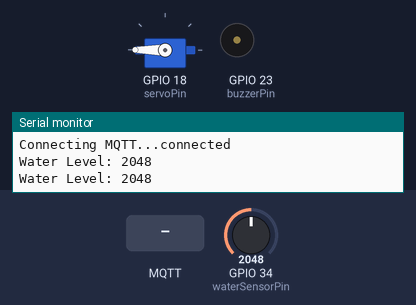
The sketch below on a simulated ESP32. Shown: servo, buzzer (waves = sounding, pin HIGH), the last lines printed to the serial monitor. Inputs (shaded band) come from the test bench; at power-on: GPIO 34 (waterSensorPin) = 2048. WiFi joins after 1.5 s; servers stay silent unless stated; random numbers use the default seed unless the sketch sets one; no MQTT or app messages arrive unless stated.

Above: at 2.7 s.
2.8 s: GPIO 34 (waterSensorPin) set to 1567
5.0 s: GPIO 34 (waterSensorPin) set to 1436
At 6.0 s:
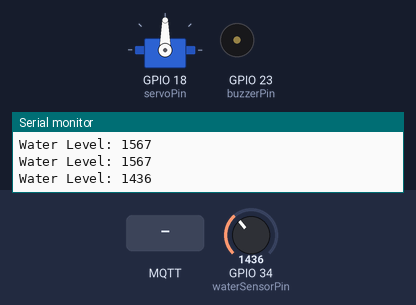
9.0 s: MQTT message "MANUAL" arrives on the first subscribed topic
At 10.7 s:
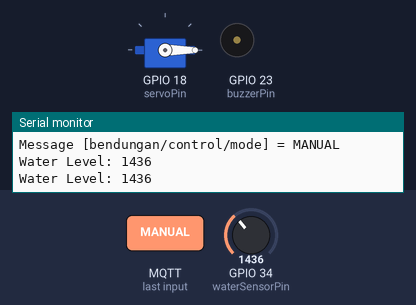
11.0 s: MQTT message "ON" arrives on the third subscribed topic
At 12.4 s:
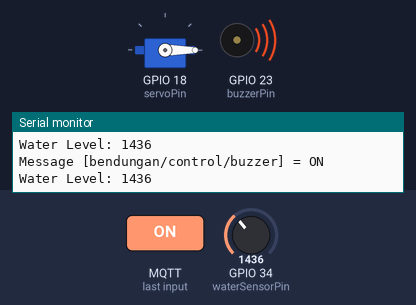
13.0 s: MQTT message "90" arrives on the second subscribed topic
At 14.2 s:
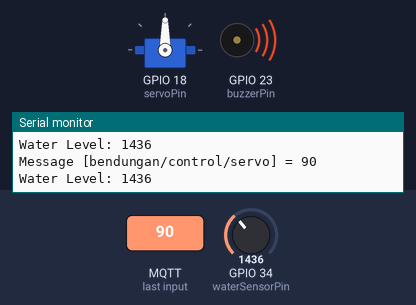
Timing chart, 0 to 16.0 s (numbered marks = the images above; inputs shaded):
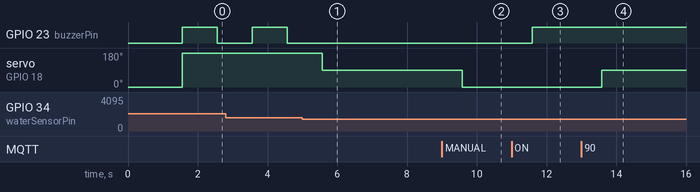

Measured:
- the behaviour switches between 1501 and 1500 on GPIO 34 (waterSensorPin) (found by bisection; images 0 and 1)
- after the input at 5.0 s, servo on GPIO 18 (servoPin): 180° → 90° after 0.57 s
- after the input at 9.0 s, servo on GPIO 18 (servoPin): 90° → 0° after 0.58 s
- after the input at 11.0 s, GPIO 23 (buzzerPin): LOW → HIGH after 0.58 s
- after the input at 13.0 s, servo on GPIO 18 (servoPin): 0° → 90° after 0.59 s

The sketch:

sketch.ino
```cpp
#include <WiFi.h>
#include <PubSubClient.h>
#include <ESP32Servo.h>

const char* ssid = "Wokwi-GUEST";
const char* password = "";
const char* mqtt_server = "broker.emqx.io";
const int mqtt_port = 1883;

WiFiClient espClient;
PubSubClient client(espClient);
Servo myServo;

// Pin Wokwi
const int waterSensorPin = 34;  // pakai potentiometer sebagai simulasi water level
const int servoPin = 18;
const int buzzerPin = 23;

// Topic MQTT
const char* topic_levelair    = "bendungan/sensor/levelair";
const char* topic_statuslevel = "bendungan/status/level";
const char* topic_statusservo = "bendungan/status/servo";
const char* topic_statusbuzzer= "bendungan/status/buzzer";
const char* topic_statusmode  = "bendungan/status/mode";

const char* topic_ctrl_mode   = "bendungan/control/mode";
const char* topic_ctrl_servo  = "bendungan/control/servo";
const char* topic_ctrl_buzzer = "bendungan/control/buzzer";

// Variabel sistem
String modeSystem = "AUTO";
String statusLevel = "AMAN";
String buzzerStatus = "OFF";
int servoAngle = 0;
int waterValue = 0;

// Kontrol manual
int manualServo = 0;
String manualBuzzer = "OFF";

// Kedip buzzer saat bahaya
unsigned long previousMillis = 0;
const long blinkInterval = 500;
bool buzzerBlinkState = false;

void setup_wifi() {
  Serial.print("Connecting to WiFi");
  WiFi.begin(ssid, password);

  while (WiFi.status() != WL_CONNECTED) {
    delay(300);
    Serial.print(".");
  }

  Serial.println();
  Serial.println("WiFi connected");
  Serial.print("IP: ");
  Serial.println(WiFi.localIP());
}

void callback(char* topic, byte* payload, unsigned int length) {
  String message = "";
  for (unsigned int i = 0; i < length; i++) {
    message += (char)payload[i];
  }

  String topicStr = String(topic);
  Serial.print("Message [");
  Serial.print(topicStr);
  Serial.print("] = ");
  Serial.println(message);

  if (topicStr == topic_ctrl_mode) {
    if (message == "AUTO" || message == "MANUAL") {
      modeSystem = message;
    }
  }

  if (modeSystem == "MANUAL") {
    if (topicStr == topic_ctrl_servo) {
      manualServo = message.toInt();
      if (manualServo < 0) manualServo = 0;
      if (manualServo > 180) manualServo = 180;
    }

    if (topicStr == topic_ctrl_buzzer) {
      if (message == "ON" || message == "OFF") {
        manualBuzzer = message;
      }
    }
  }
}

void reconnect() {
  while (!client.connected()) {
    Serial.print("Connecting MQTT...");
    String clientId = "wokwi-bendungan-";
    clientId += String(random(0xffff), HEX);

    if (client.connect(clientId.c_str())) {
      Serial.println("connected");
      client.subscribe(topic_ctrl_mode);
      client.subscribe(topic_ctrl_servo);
      client.subscribe(topic_ctrl_buzzer);
    } else {
      Serial.print("failed, rc=");
      Serial.print(client.state());
      Serial.println(" retry 2s");
      delay(2000);
    }
  }
}

void publishStatus() {
  client.publish(topic_levelair, String(waterValue).c_str(), true);
  client.publish(topic_statuslevel, statusLevel.c_str(), true);
  client.publish(topic_statusservo, String(servoAngle).c_str(), true);
  client.publish(topic_statusbuzzer, buzzerStatus.c_str(), true);
  client.publish(topic_statusmode, modeSystem.c_str(), true);
}

void handleAutoMode() {
  if (waterValue <= 800) {
    statusLevel = "AMAN";
    servoAngle = 0;
    buzzerStatus = "OFF";
    myServo.write(servoAngle);
    digitalWrite(buzzerPin, LOW);
  }
  else if (waterValue <= 1500) {
    statusLevel = "WASPADA";
    servoAngle = 90;
    buzzerStatus = "OFF";
    myServo.write(servoAngle);
    digitalWrite(buzzerPin, LOW);
  }
  else {
    statusLevel = "BAHAYA";
    servoAngle = 180;
    myServo.write(servoAngle);

    unsigned long currentMillis = millis();
    if (currentMillis - previousMillis >= blinkInterval) {
      previousMillis = currentMillis;
      buzzerBlinkState = !buzzerBlinkState;
      digitalWrite(buzzerPin, buzzerBlinkState);
    }

    buzzerStatus = buzzerBlinkState ? "ON" : "OFF";
  }
}

void handleManualMode() {
  // status tetap berdasarkan sensor
  if (waterValue <= 800) {
    statusLevel = "AMAN";
  } else if (waterValue <= 1500) {
    statusLevel = "WASPADA";
  } else {
    statusLevel = "BAHAYA";
  }

  // aktuator berdasarkan app
  servoAngle = manualServo;
  myServo.write(servoAngle);

  if (manualBuzzer == "ON") {
    digitalWrite(buzzerPin, HIGH);
    buzzerStatus = "ON";
  } else {
    digitalWrite(buzzerPin, LOW);
    buzzerStatus = "OFF";
  }
}

void setup() {
  Serial.begin(115200);

  pinMode(buzzerPin, OUTPUT);
  digitalWrite(buzzerPin, LOW);

  myServo.attach(servoPin);
  myServo.write(0);

  setup_wifi();
  client.setServer(mqtt_server, mqtt_port);
  client.setCallback(callback);
}

void loop() {
  if (!client.connected()) {
    reconnect();
  }
  client.loop();

  waterValue = analogRead(waterSensorPin);
  Serial.print("Water Level: ");
  Serial.println(waterValue);

  if (modeSystem == "AUTO") {
    handleAutoMode();
  } else {
    handleManualMode();
  }

  publishStatus();
  delay(1000);
}
```
